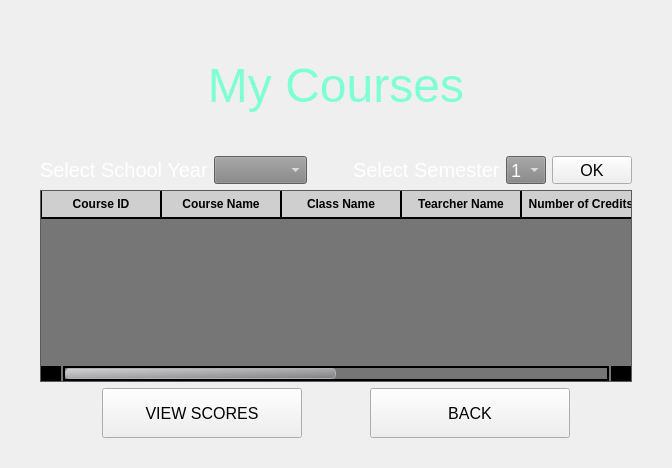
          <widget class="QWidget" name="StuCourse">
           <layout class="QVBoxLayout" name="verticalLayout_5">
            <property name="leftMargin">
             <number>40</number>
            </property>
            <property name="topMargin">
             <number>20</number>
            </property>
            <property name="rightMargin">
             <number>40</number>
            </property>
            <property name="bottomMargin">
             <number>30</number>
            </property>
            <item>
             <widget class="QLabel" name="lb_MyCourses">
              <property name="minimumSize">
               <size>
                <width>0</width>
                <height>130</height>
               </size>
              </property>
              <property name="font">
               <font>
                <pointsize>36</pointsize>
               </font>
              </property>
              <property name="styleSheet">
               <string notr="true">color: #7FFFD4</string>
              </property>
              <property name="text">
               <string>My Courses</string>
              </property>
              <property name="alignment">
               <set>Qt::AlignCenter</set>
              </property>
             </widget>
            </item>
            <item>
             <layout class="QHBoxLayout" name="horizontalLayout_2">
              <item>
               <widget class="QLabel" name="lb_select_sy">
                <property name="font">
                 <font>
                  <pointsize>-1</pointsize>
                  <italic>false</italic>
                  <bold>false</bold>
                 </font>
                </property>
                <property name="styleSheet">
                 <string notr="true">color: rgb(255, 255, 255);
font: 20px;</string>
                </property>
                <property name="text">
                 <string>Select School Year</string>
                </property>
               </widget>
              </item>
              <item>
               <widget class="QComboBox" name="sy_select">
                <property name="minimumSize">
                 <size>
                  <width>0</width>
                  <height>28</height>
                 </size>
                </property>
                <property name="maximumSize">
                 <size>
                  <width>10000</width>
                  <height>16777215</height>
                 </size>
                </property>
                <property name="styleSheet">
                 <string notr="true">font-size: 18px;
border-image: url(:/background/button.png);
background-color: rgb(133, 133, 133);
color: white;</string>
                </property>
               </widget>
              </item>
              <item>
               <spacer name="horizontalSpacer_3">
                <property name="orientation">
                 <enum>Qt::Horizontal</enum>
                </property>
                <property name="sizeType">
                 <enum>QSizePolicy::Preferred</enum>
                </property>
                <property name="sizeHint" stdset="0">
                 <size>
                  <width>40</width>
                  <height>20</height>
                 </size>
                </property>
               </spacer>
              </item>
              <item>
               <widget class="QLabel" name="lb_select_sem">
                <property name="styleSheet">
                 <string notr="true">color: rgb(255, 255, 255);
font-size: 20px;</string>
                </property>
                <property name="text">
                 <string>Select Semester</string>
                </property>
               </widget>
              </item>
              <item>
               <widget class="QComboBox" name="sem_select">
                <property name="minimumSize">
                 <size>
                  <width>0</width>
                  <height>28</height>
                 </size>
                </property>
                <property name="maximumSize">
                 <size>
                  <width>10000</width>
                  <height>16777215</height>
                 </size>
                </property>
                <property name="styleSheet">
                 <string notr="true">font-size: 18px;
border-image: url(:/background/button.png);
background-color: rgb(133, 133, 133);
color: white;</string>
                </property>
                <item>
                 <property name="text">
                  <string>1</string>
                 </property>
                </item>
                <item>
                 <property name="text">
                  <string>2</string>
                 </property>
                </item>
                <item>
                 <property name="text">
                  <string>3</string>
                 </property>
                </item>
               </widget>
              </item>
              <item>
               <widget class="QPushButton" name="button_ok">
                <property name="minimumSize">
                 <size>
                  <width>70</width>
                  <height>28</height>
                 </size>
                </property>
                <property name="maximumSize">
                 <size>
                  <width>100</width>
                  <height>28</height>
                 </size>
                </property>
                <property name="styleSheet">
                 <string notr="true">font-size: 16px;</string>
                </property>
                <property name="text">
                 <string>OK</string>
                </property>
               </widget>
              </item>
             </layout>
            </item>
            <item>
             <widget class="QTableWidget" name="tableWidget">
              <property name="font">
               <font>
                <pointsize>9</pointsize>
                <kerning>true</kerning>
               </font>
              </property>
              <property name="styleSheet">
               <string notr="true">QTableWidget::item {
	background-color: rgba(118, 118, 118,200);
	color: #000000;
	color: white;
	border: 2px solid #000000;
}

QHeaderView::section {
	background-color: rgba(198, 198, 198,200);
	color: #000000;
	padding: 4px;
	border-style: none;
	border-bottom: 2px solid #000000;
	border-right: 1px solid #000000;
	border-left: 1px solid #000000; 
}

QTableWidget {
	background-color: rgb(118, 118, 118);
	gridline-color: rgb(198, 198, 198);
}

QScrollBar:horizontal {
        border: 2px solid black;
        background-color: rgb(118, 118, 118);
        height: 15px;
        margin: 0 22px 0 22px;
    }
    QScrollBar::handle:horizontal {
	   background: qlineargradient(x1:0, y1:0, x2:1, y2:1, stop:0 #D3D3D3, stop:1 #808080);
        border: 1px solid #adb0b6;
        border-radius: 4px;
        min-width: 20px;
    }
    QScrollBar::add-line:horizontal {
        background: black;
        width: 20px;
        subcontrol-position: right;
        subcontrol-origin: margin;
    }
    QScrollBar::sub-line:horizontal {
        background: black;
        width: 20px;
        subcontrol-position: left;
        subcontrol-origin: margin;
    }



</string>
              </property>
              <property name="editTriggers">
               <set>QAbstractItemView::NoEditTriggers</set>
              </property>
              <property name="sortingEnabled">
               <bool>true</bool>
              </property>
              <attribute name="horizontalHeaderDefaultSectionSize">
               <number>120</number>
              </attribute>
              <column>
               <property name="text">
                <string>Course ID</string>
               </property>
               <property name="font">
                <font>
                 <bold>true</bold>
                </font>
               </property>
              </column>
              <column>
               <property name="text">
                <string>Course Name</string>
               </property>
               <property name="font">
                <font>
                 <bold>true</bold>
                </font>
               </property>
              </column>
              <column>
               <property name="text">
                <string>Class Name</string>
               </property>
               <property name="font">
                <font>
                 <bold>true</bold>
                </font>
               </property>
              </column>
              <column>
               <property name="text">
                <string>Tearcher Name</string>
               </property>
               <property name="font">
                <font>
                 <bold>true</bold>
                </font>
               </property>
              </column>
              <column>
               <property name="text">
                <string>Number of Credits</string>
               </property>
               <property name="font">
                <font>
                 <bold>true</bold>
                </font>
               </property>
              </column>
              <column>
               <property name="text">
                <string>Course Size</string>
               </property>
               <property name="font">
                <font>
                 <bold>true</bold>
                </font>
               </property>
              </column>
              <column>
               <property name="text">
                <string>Day Of Week</string>
               </property>
               <property name="font">
                <font>
                 <bold>true</bold>
                </font>
               </property>
              </column>
              <column>
               <property name="text">
                <string>Session</string>
               </property>
               <property name="font">
                <font>
                 <bold>true</bold>
                </font>
               </property>
              </column>
             </widget>
            </item>
            <item>
             <layout class="QHBoxLayout" name="horizontalLayout_3">
              <item>
               <widget class="QPushButton" name="button_viewScore">
                <property name="minimumSize">
                 <size>
                  <width>200</width>
                  <height>50</height>
                 </size>
                </property>
                <property name="maximumSize">
                 <size>
                  <width>200</width>
                  <height>50</height>
                 </size>
                </property>
                <property name="font">
                 <font>
                  <pointsize>12</pointsize>
                 </font>
                </property>
                <property name="text">
                 <string>VIEW SCORES</string>
                </property>
               </widget>
              </item>
              <item>
               <widget class="QPushButton" name="button_back_5">
                <property name="minimumSize">
                 <size>
                  <width>200</width>
                  <height>50</height>
                 </size>
                </property>
                <property name="maximumSize">
                 <size>
                  <width>200</width>
                  <height>50</height>
                 </size>
                </property>
                <property name="font">
                 <font>
                  <pointsize>12</pointsize>
                 </font>
                </property>
                <property name="text">
                 <string>BACK</string>
                </property>
               </widget>
              </item>
             </layout>
            </item>
           </layout>
          </widget>
